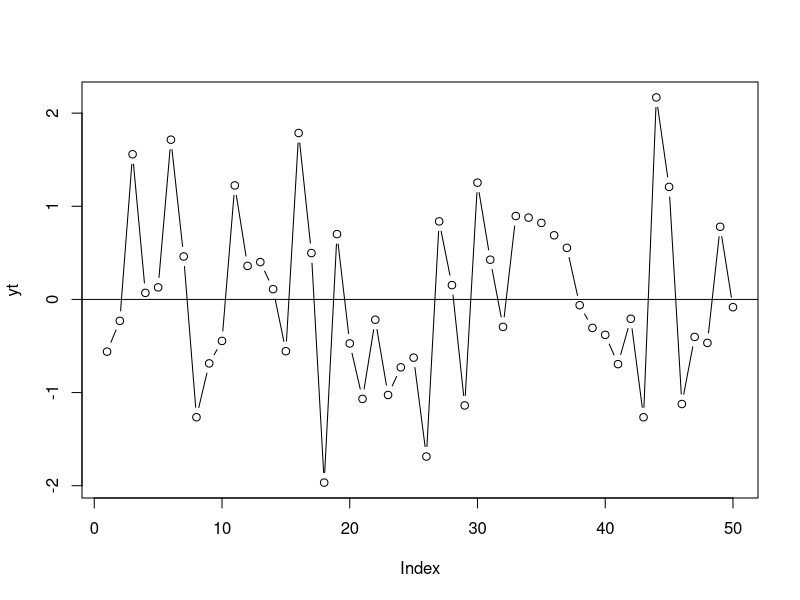
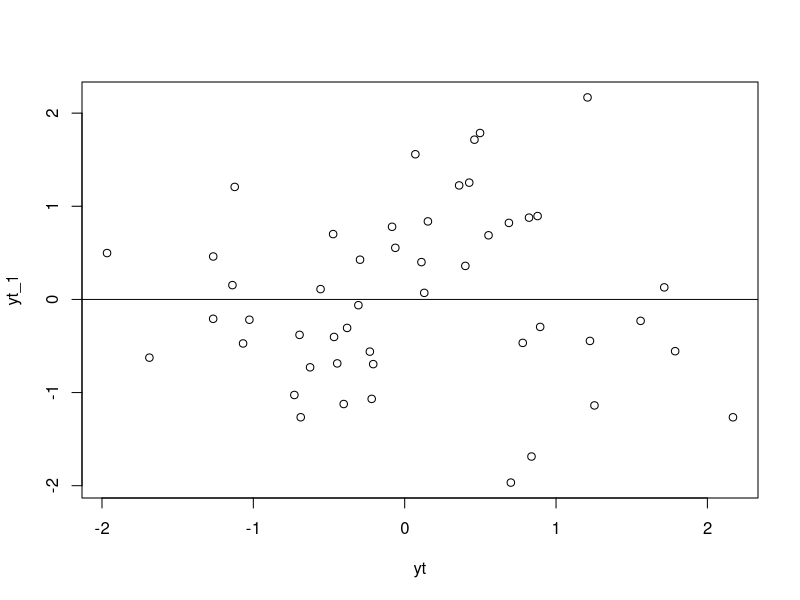
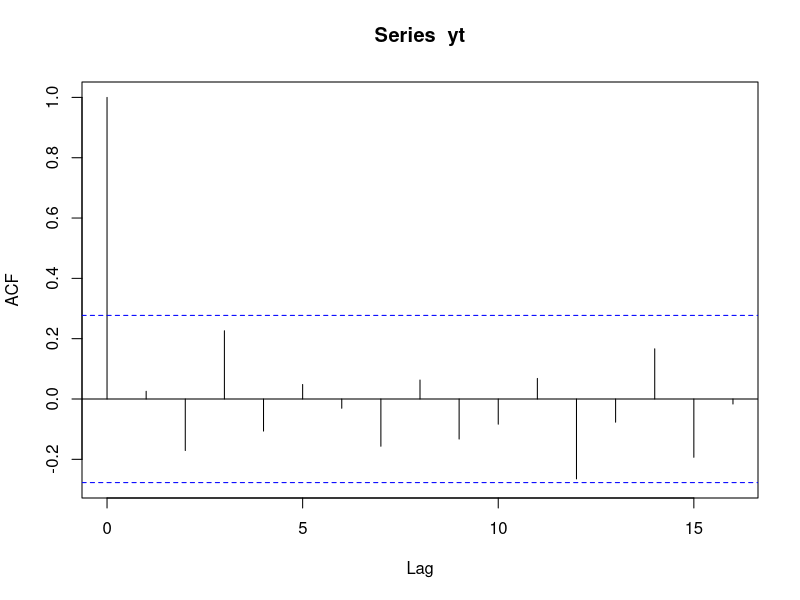
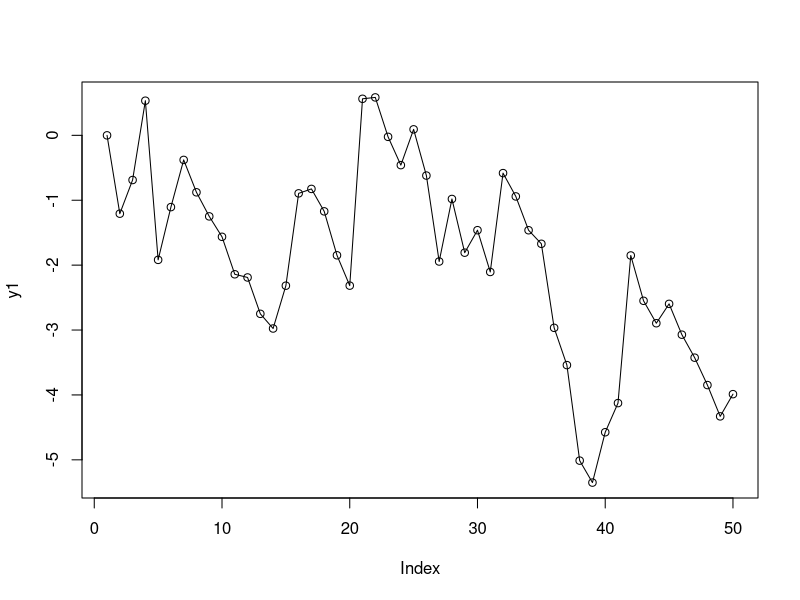
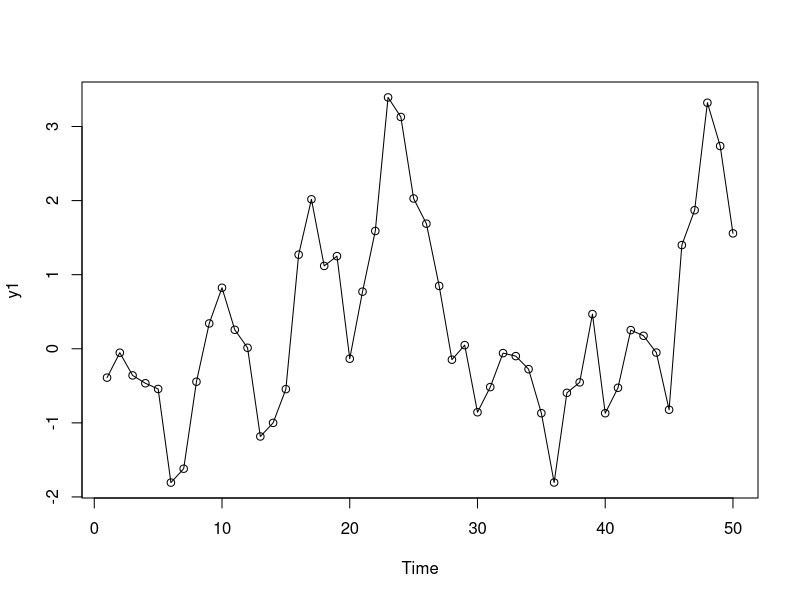
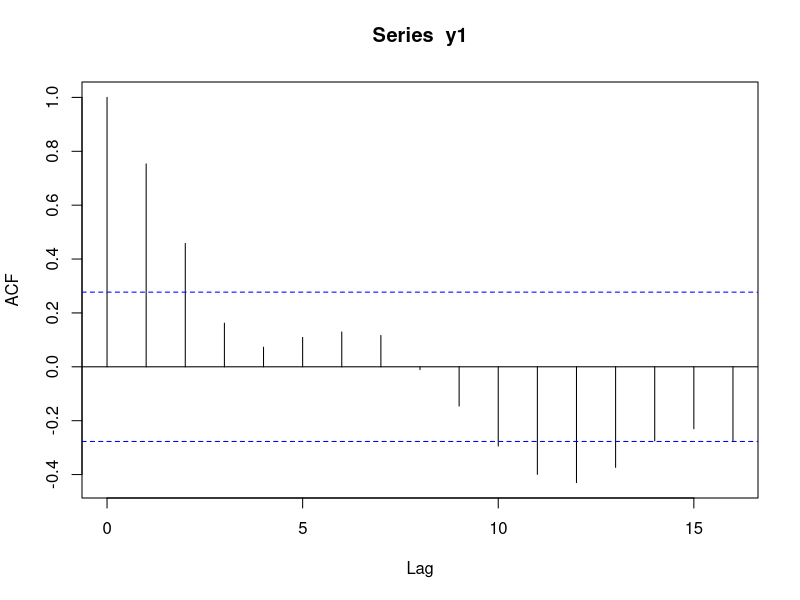
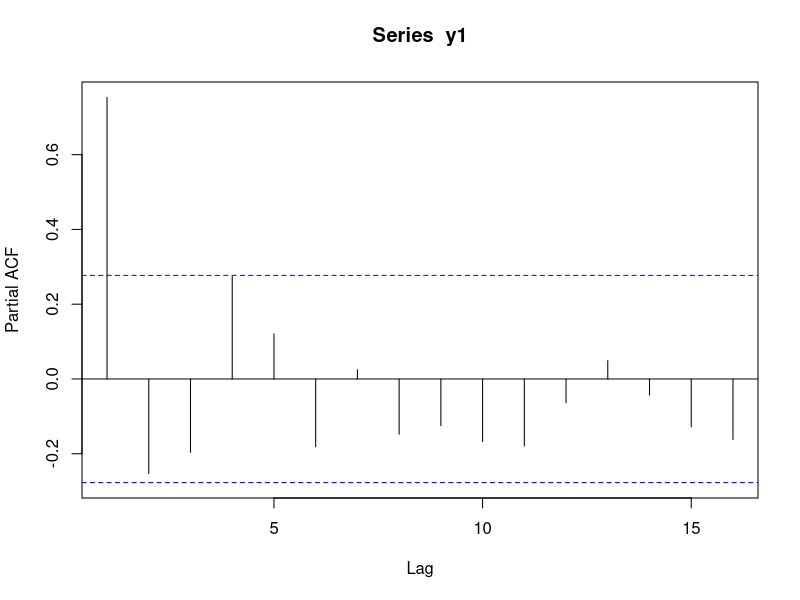
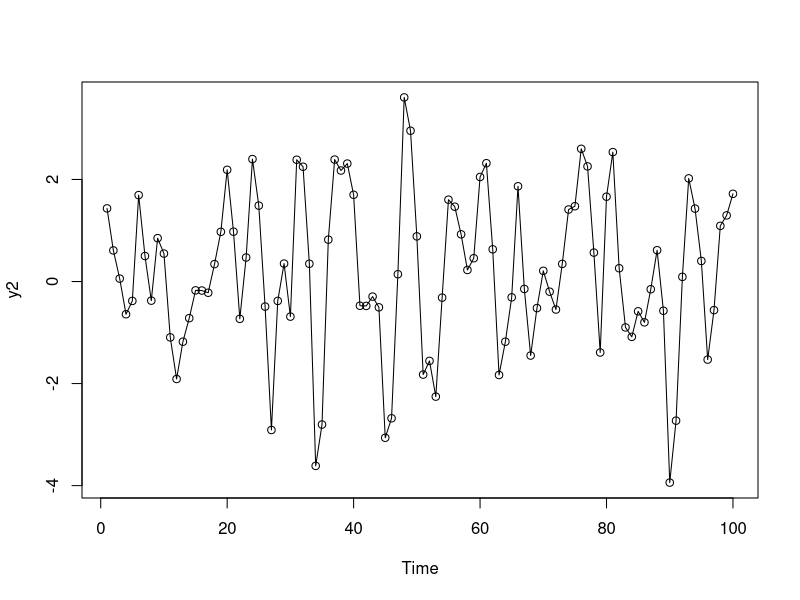

The R script that drew these images, in order: (Note: this script raises an error after producing the figures.)

# 时间序列是将统一统计值按照时间发生的先后顺序来进行排列
# 时间序列分析的主要目的是根据已有数据对未来进行预测。
# 一个稳定的时间序列中常常包含两个部分：有规律的时间序列+噪声。
#所以，以下方法的主要目的就是去过滤噪声值，让我们的时间序列更加的有分析意义。

########### 平稳时间序列 ##########
###平稳：均值和方差为常数，并且具有与时间无关的自协方差。

########### 自回归系数 ############
###生成一个完全随机的时间序列
#example 1
set.seed(123)
yt = rnorm(50,0,1)#正态分布的序列
plot(yt,type='b');abline(h = 0)#plot绘制序列点，abline绘制中间那条直线，视觉上好一些。

###定义一个滞后函数，5,4,3,2,1变成NAN,5,4,3,2
L_ <- function(x,lag = 1,na.is = TRUE){#delay ont step function
  if(na.is)c(rep(NA,lag),x[1:length(x)-lag])
  else x[1:(length(x) - lag)]
}

###得到一个比刚才完全随机的时间序列滞后1个时间步的时间序列
#example 2
yt_1 = L_ (yt,na.is = T)
plot(yt,yt_1);abline(h = 0)
###原数据和时滞为1的数据之间的相关系数就是一阶自回归系数
cor(yt,yt_1,"complete")

###auto correlation function，自回归系数函数，就是不同"滞后阶"下的回归系数。
acf(yt)

###自回归系数的假设检验：是否至少存在某个cor()≠0，通常有两种：Box-Pierce 与 Box-Ljung（更适合小样本）
### p>0.05，不存在显著的自回归关系
Box.test(yt)
Box.test(yt,type = 'Ljung-Box')

############# AR模型（自回归模型） ###############
###生成一个一阶自回归序列，残差是白噪音，即正态分布
#example 5
set.seed(1234)#设置随机种子
n = 50#序列数量
y1 = rep(0,n);#初始化y1时间序列
for(t in 2:n){#根据自回归方程计算y1序列
  y1[t] = 0.8*y1[t-1] + rnorm(1)
}
plot(y1,type = 'o')#绘制序列图

###R语言内置的函数快速完成回归序列的生成
#example 6
y1  = arima.sim(n = 50,list(ar = 0.8))#R中自带函数，list中为各阶的自回归系数，由于我们只有一阶自回归，所以只有一个0.8
plot(y1,type = 'o')

acf(y1) ###超过蓝色虚线的自回归系数通常被认为是显著的
pacf(y1)

###AR模型估计
#其实就是估计线性回归系数，yulr-walker方法精读高于ols
#example 7
ar(y1,method = "yule-walker")
ar(y1,method = "ols")

###一个2阶自回归模型作为例子来演示R语言自带函数的demo
y2 = arima.sim(n = 100,list(ar = c(0.7,-0.5))) #产生2阶自回归序列
plot(y2,type = 'o')
acf(y2)
pacf(y2)$ac[1:5] #要区别acf与pacf函数，pacf用于多阶的AR，消除了yt-1对yt-2的间接影响之后来计算yt与yt-2之间的相关性
arima(y2,order = c(2,0,0)) #估计AR模型，加入include.mean = F，那么就不会有均值项，也就是显示中的intercept项


################## MA模型（移动平均模型）###################
# AR：yt用不同阶滞后的序列拟合，MA：yt用不同阶滞后的白噪音拟合，yt是白噪音的线性加权
#example 7
y3 = arima.sim(n=100,list(ma = 0.8))
plot(y3,type = 'o')
acf(y3)
pacf(y3)


################## ARMA模型（AR和MA的混合模型）###################
set.seed(12345)
y4 = arima.sim(n=100,list(ar = 0.8,ma = 0.6))
plot(y4,type = 'o')
###forecast包中的auto函数自动给出模型参数辨识
require(forecast)
auto.arima(y4)




################## 非平稳序列的平稳方法--差分 ####################
# 差分，就是后一时间点的值减去当前时间点，也就是yt-yt-1。
###生成一个自回归系数之和为1的非平稳时间序列
#example 10
set.seed(12345)
ut = rnorm(50,0,1.5)
xt = cumsum(ut)
plot(xt,type = 'o');abline(h = 0)

###两次差分后看上去就变得平稳了
#如果一个序列经过d次差分之后变成平稳序列，则称之为d阶单整序列
plot(diff(xt,d = 1),type = 'o');abline(h = 0)
plot(diff(xt,d = 2),type = 'o');abline(h = 0)

###根据单位根过程可以对平稳性进行假设检验，譬如DF与ADF检验
#Dickey-Fuller检验是测试一个自回归模型是否存在单位根:
#X(t) - X(t-1) = (Rho - 1) X(t - 1) + Er(t), 检验Rho–1=0是否显著，若显著等于0，则该时间序列并不平稳。 
#example 13
require(tseries)
adf.test(xt)
adf.test(diff(xt))
adf.test(diff(xt,d=2))

################# ARIMA模型 #################
# ARIMA模型能够用于齐次非平稳时间序列的分析，这里的齐次指的是原本不平稳的时间序列经过d次差分后成为平稳时间序列。
# 差分自回归移动平均模型写成ARIMA(p,d,q)。p代表自回归阶数；d代表差分次数；q代表移动平均阶数。


################# 协整 ###################
#平稳序列的线性组合还是平稳序列；平稳序列和一阶单整序列的线性组合是一阶单整，
#但是，两个一阶单整序列的线性组合不一定是一阶单整。于是我们得到了另外一种获得平稳序列的方法，就是两个一阶单整的序列的线性组合。
#ut=m+a*xt+b*yt，如果ut是平稳序列，xt与yt都是一阶单整序列，那么我们就称xt与yt是协整的，（a，b）称为协整向量。

###先构造两个自回归系数之和为1的非平稳时间序列
#example 14
set.seed(123)
n=100
u1 = rnorm(n)
xt = cumsum(u1)
u2 = rnorm(n)
yt = 0.6*xt + u2
plot(xt,type = 'l',ylab = '')
lines(yt,lty = 2)
legend('topleft',c('xt','yt'),lty = 1:2,bty = 'n')

###我们对xt于yt做一个回归，然后残差作为一个时间序列来分析，残差就是ut，adf检验可见ut是平稳的
#example 15
fm = lm(yt~xt)
et = resid(fm)
plot(et,type = 'o');abline(h=0)
adf.test(et)


################## 格兰杰因果关系检验 ###################
#example 16
grangertest(xt~yt)
grangertest(yt~xt)


################## 实证检验步骤 ##################
#先做单位根检验，看变量序列是否平稳序列
#若平稳，可构造回归模型等经典计量经济学模型
#若非平稳，进行差分，当进行到第i次差分时序列平稳，则服从i阶单整（注意趋势、截距不同情况选择，根据P值和原假设判定）。
#若所有检验序列均服从同阶单整，可构造VAR模型，做协整检验（注意滞后期的选择），判断模型内部变量间是否存在协整关系，即是否存在长期均衡关系。
#如果有，则可以构造VEC模型或者进行Granger因果检验（协整后对残差进行的），检验变量之间“谁引起谁变化”，即因果关系。

